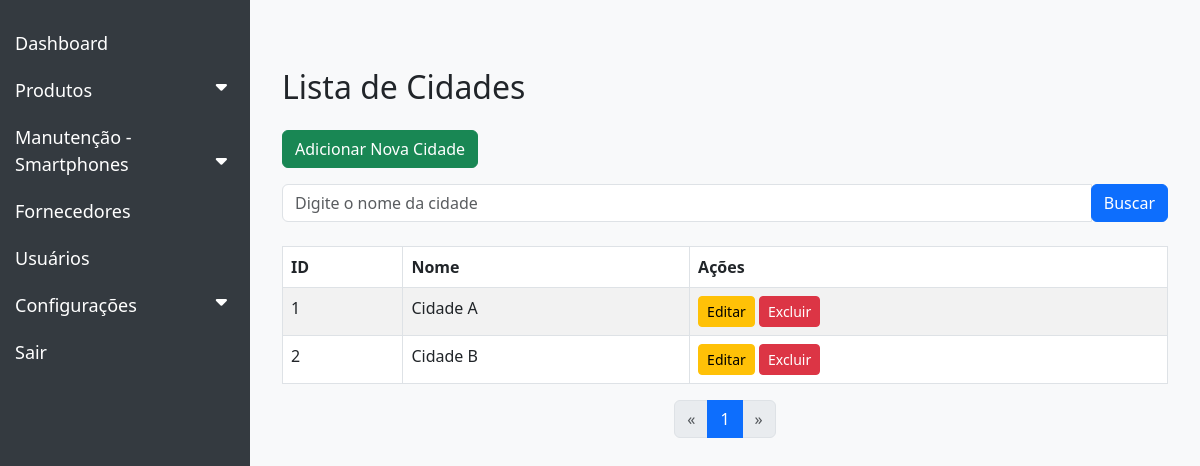
Screenshot of /settings/city_menu.php with the database file from the repository.
### tables this page shows
CREATE TABLE `cidades` (
  `id` int(11) NOT NULL,
  `nome` varchar(255) NOT NULL,
  `ativo` tinyint(1) NOT NULL DEFAULT 1
);

### settings/city_menu.php (the view, shortened to what this page needs)
<?php
include(__DIR__ . '/../config/config.php');
$busca = isset($_GET['busca']) ? htmlspecialchars(trim($_GET['busca']), ENT_QUOTES, 'UTF-8') : '';
$pagina = isset($_GET['pagina']) ? max(1, (int) $_GET['pagina']) : 1;
$offset = ($pagina - 1) * LIMITE_PRODUTOS;
try {
    $sqlTotal = "SELECT COUNT(*) AS total FROM cidades WHERE ativo = 1 AND nome LIKE ?";
    $stmtTotal = $mysqli->prepare($sqlTotal);
    $buscaLike = '%' . $busca . '%';
    $stmtTotal->bind_param('s', $buscaLike);
    if (!$stmtTotal->execute()) {
        throw new Exception("Erro ao contar cidades: " . $mysqli->error);
    }
    $resultTotal = $stmtTotal->get_result();
    $totalCidades = $resultTotal->fetch_assoc()['total'];
    $sql = "SELECT * FROM cidades WHERE ativo = 1 AND nome LIKE ? LIMIT ? OFFSET ?";
    $stmt = $mysqli->prepare($sql);
    $limiteProdutos = LIMITE_PRODUTOS;
    $stmt->bind_param("sii", $buscaLike, $limiteProdutos, $offset);
    if (!$stmt->execute()) {
        throw new Exception("Erro ao buscar cidades: " . $mysqli->error);
    }
    $result = $stmt->get_result();
    $totalPaginas = ceil($totalCidades / LIMITE_PRODUTOS);
} catch (Exception $e) {
    error_log("Erro: " . $e->getMessage());
    die("Ocorreu um erro. Por favor, tente novamente mais tarde.");
}
?>
<!DOCTYPE html>
<html lang="pt-br">
<head>
    <link rel="stylesheet" href="https://cdn.jsdelivr.net/npm/bootstrap@5.3.0/dist/css/bootstrap.min.css">
    <link rel="stylesheet" href="https://cdnjs.cloudflare.com/ajax/libs/font-awesome/6.0.0-beta3/css/all.min.css">
</head>
<body>
    <?php include(__DIR__ . '/../sidebar.php'); ?>
    <div class="main-content">
        <div class="container mt-5">
            <h2 class="mb-4">Lista de Cidades</h2>
            <a href="city_create.php" class="btn btn-success mb-3">Adicionar Nova Cidade</a>
            <form method="GET" action="" class="mb-4">
                <div class="input-group">
                    <input
                        type="text"
                        name="busca"
                        class="form-control"
                        placeholder="Digite o nome da cidade"
                        value="<?php echo htmlspecialchars($busca, ENT_QUOTES, 'UTF-8'); ?>">
                    <div class="input-group-append">
                        <button class="btn btn-primary" type="submit">Buscar</button>
                    </div>
                </div>
            </form>
            <div class="table-container">
                <table class="table table-striped table-bordered table-hover">
                    <thead class="thead-dark">
                        <tr>
                            <th>ID</th>
                            <th>Nome</th>
                            <th>Ações</th>
                        </tr>
                    </thead>
                    <tbody>
                        <?php if ($result->num_rows > 0): ?>
                            <?php while ($cidade = $result->fetch_assoc()) : ?>
                                <tr>
                                    <td><?php echo htmlspecialchars($cidade['id'], ENT_QUOTES, 'UTF-8'); ?></td>
                                    <td><?php echo htmlspecialchars($cidade['nome'], ENT_QUOTES, 'UTF-8'); ?></td>
                                    <td>
                                        <a href="city_edit.php?id=<?php echo urlencode($cidade['id']); ?>" class="btn btn-sm btn-warning">Editar</a>
                                        <a href="city_delete.php?id=<?php echo urlencode($cidade['id']); ?>" class="btn btn-sm btn-danger" onclick="return confirm('Deseja excluir esta cidade?');">Excluir</a>
                                    </td>
                                </tr>
                            <?php endwhile; ?>
                        <?php endif; ?>
                    </tbody>
                </table>
            </div>
            <nav>
                <ul class="pagination justify-content-center">
                    <li class="page-item <?php if ($pagina <= 1) echo 'disabled'; ?>">
                        <a class="page-link" href="?busca=<?php echo urlencode($busca); ?>&pagina=<?php echo $pagina - 1; ?>" aria-label="Anterior">
                            <span aria-hidden="true">&laquo;</span>
                        </a>
                    </li>
                    <?php for ($i = 1; $i <= $totalPaginas; $i++) : ?>
                        <li class="page-item <?php echo ($i == $pagina) ? 'active' : ''; ?>">
                            <a class="page-link" href="?busca=<?php echo urlencode($busca); ?>&pagina=<?php echo $i; ?>">
                                <?php echo $i; ?>
                            </a>
                        </li>
                    <?php endfor; ?>
                    <li class="page-item <?php if ($pagina >= $totalPaginas) echo 'disabled'; ?>">
                        <a class="page-link" href="?busca=<?php echo urlencode($busca); ?>&pagina=<?php echo $pagina + 1; ?>" aria-label="Próximo">
                            <span aria-hidden="true">&raquo;</span>
                        </a>
                    </li>
                </ul>
            </nav>
        </div>
    </div>
</body>
</html>

### settings/city_menu.php (style rules this page uses)
body { background-color: #f8f9fa; display: flex; }
.main-content { margin-left: 250px; padding: 20px; width: 100%; }
.table-container { margin-top: 20px; }

### rows the page displays
cidades: id "1", nome "Cidade A"
cidades: id "2", nome "Cidade B"
